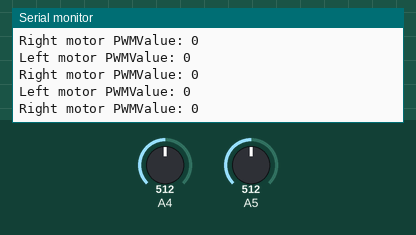
A sketch run on a simulated Arduino Uno, built with avr-gcc and run on an emulated ATmega328P. Shown: the last lines printed to the serial monitor. The test bench sets the inputs (shaded band); at power-on: A4 = 512, A5 = 512.

Above: at 1.3 s.
1.4 s: A4 set to 716
At 1.82 s:
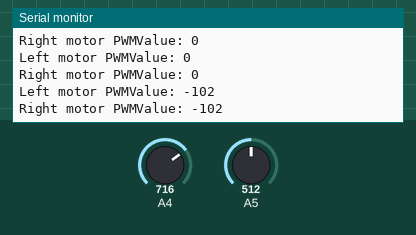
2.9 s: A5 set to 716
At 3.33 s:
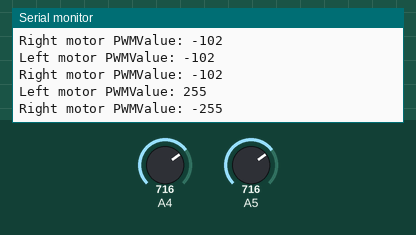
4.4 s: A4 set to 900
At 4.83 s:
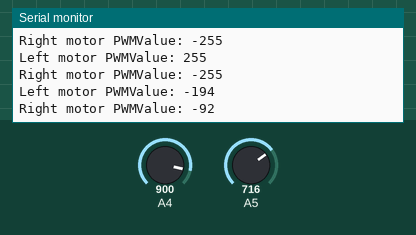
5.9 s: A5 set to 511
At 6.33 s:
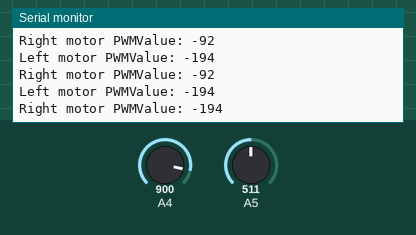
Timing chart, 0 to 8.4 s (numbered marks = the images above; inputs shaded):
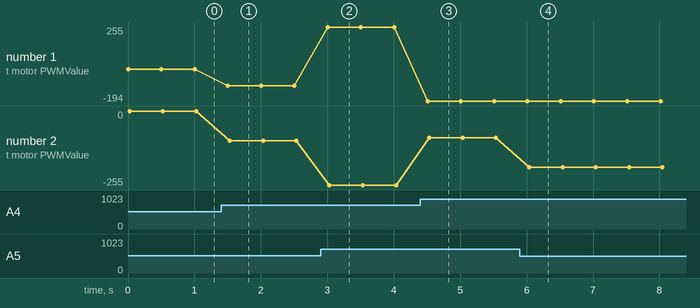

The sketch:

Joystick.ino
```cpp
#include <Steuerung.h>
//Informationen Joystick
Joystick *joystick;
const uint16_t xAxisPin = 5;
const uint16_t yAxisPin = 4;
const int16_t lowestJoystickValue = 0;
const int16_t highestJoystickValue = 511;
const int16_t spaceing = 50;

//Informationen linker Motor
Motor *left;
const int16_t lowestPWMValueLeftMotor = -255;
const int16_t highestPWMValueLeftMotor = 255;

//Informationen rechter Motor
Motor *right;
const int16_t lowestPWMValueRightMotor = -255;
const int16_t highestPWMValueRightMotor = 255;


Steuerung *steuerung;

void setup() {
  joystick = new Joystick(xAxisPin, yAxisPin, lowestJoystickValue, highestJoystickValue, spaceing);
  left = new Motor(lowestPWMValueLeftMotor, highestPWMValueLeftMotor);
  right = new Motor(lowestPWMValueRightMotor, highestPWMValueRightMotor);
  steuerung = new Steuerung(joystick, left, right);
  Serial.begin(9600);
}

void loop() {
  steuerung -> updateValues();

  //DEBUG
  Serial.print("Left motor PWMValue: ");
  Serial.println(left -> PWMValue);
  Serial.print("Right motor PWMValue: ");
  Serial.println(right -> PWMValue);
  //SendValues
  delay(500);

}
```

Measured:
- after the input at 1.4 s, the serial monitor: prints a new line after 0.10 s (image 1)
- after the input at 2.9 s, the serial monitor: prints a new line after 0.11 s (image 2)
- after the input at 4.4 s, the serial monitor: prints a new line after 0.11 s (image 3)
- after the input at 5.9 s, the serial monitor: prints a new line after 0.14 s (image 4)
- plotted number 1: 0 → -102 after the input at 1.4 s, -102 → 255 after the input at 2.9 s, 255 → -194 after the input at 4.4 s
- plotted number 2: 0 → -102 after the input at 1.4 s, -102 → -255 after the input at 2.9 s, -255 → -92 after the input at 4.4 s
